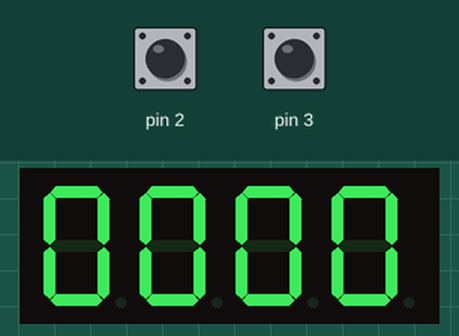
Recording of a sketch running on a simulated Arduino Uno, built with avr-gcc and run on an emulated ATmega328P. Shown: 4-digit seven-segment display. The inputs (shaded band) are chosen by the test bench; at power-on: pin 2 HIGH, pin 3 HIGH.

Above: at 1.2 s.
1.3 s: pin 2 pulled LOW for 1 s
At 3.2 s:
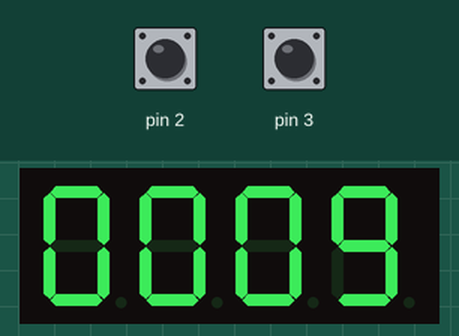
3.8 s: pin 2 pulled LOW for 0.15 s
At 4.8 s:
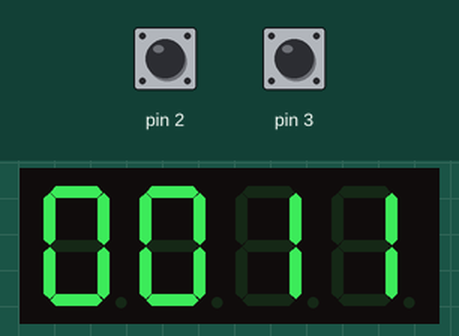
5.5 s: pin 3 pulled LOW for 3.2 s
At 5.69 s:
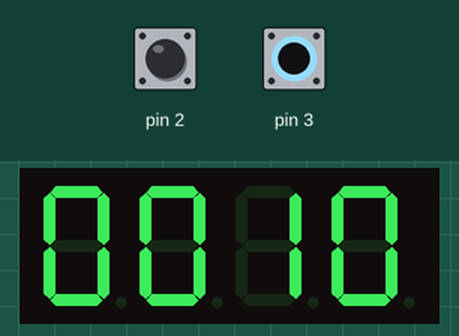
10.2 s: pin 2 driven LOW and pin 3 driven LOW
At 10.6 s:
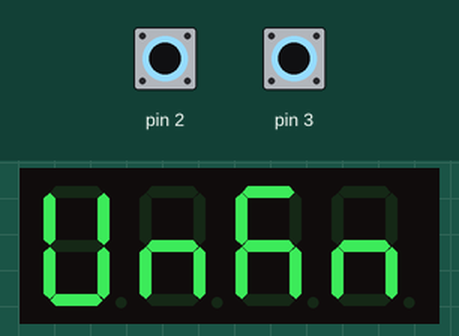
13.2 s: pin 3 driven HIGH
At 13.42 s:
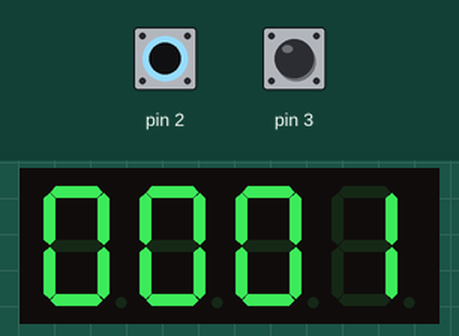
Timing chart, 0 to 16.2 s (numbered marks = the images above; inputs shaded):
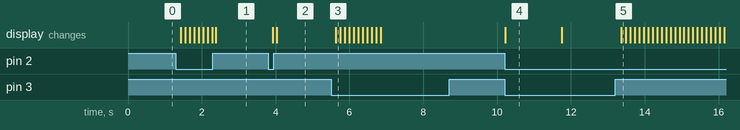

The sketch:

notStatTrakRdy.ino
```cpp
#include <Arduino.h>
#include <TM1637Display.h>

// Module connection pins (Digital Pins)
#define CLK 4
#define DIO 5

boolean point_up = true;
boolean point_down = true;
boolean dual = false;
boolean StatTrak = true;
boolean oneLoop = false;

int Current_Number=0;

TM1637Display display(CLK, DIO);

const uint8_t SEG_UNKN[] = {
  SEG_D | SEG_E | SEG_F | SEG_C | SEG_B,           // U
  SEG_E | SEG_G | SEG_C,                           // n
  SEG_E | SEG_G | SEG_C | SEG_F | SEG_A,           // K
  SEG_E | SEG_G | SEG_C                            // n
  };

const uint8_t SEG_USER[] = {
  SEG_D | SEG_E | SEG_F | SEG_C | SEG_B,           // U
  SEG_A | SEG_F | SEG_G | SEG_C | SEG_D,           // S
  SEG_A | SEG_F | SEG_G | SEG_E | SEG_D,           // E
  SEG_E | SEG_G                                    // r
  };

void setup() {
  // put your setup code here, to run once:

  //Display Brightness
  display.setBrightness(0x0f);

  display.showNumberDec(Current_Number, true);

  //POINT DOWN
  //Interrupt on digital pin D3 linked to button K1
  pinMode(3, INPUT_PULLUP);
  attachInterrupt(digitalPinToInterrupt(3), Press_PointDown,RISING);

  //POINT UP
  //Interrupt on digital pin D2 linked to button K4
  pinMode(2, INPUT_PULLUP);
  attachInterrupt(digitalPinToInterrupt(2), Press_PointUp,RISING);
}

void loop() {
  handleInput();
  displayState();

}

void displayState() {
  if (StatTrak == true){
    display.showNumberDec(Current_Number, true);
  }
  if (StatTrak == false){
    display.setSegments(SEG_UNKN);
    delay(1500);
    oneLoop = true;
    display.setSegments(SEG_USER);
    delay(1500);
  }
}

void handleInput(){

  point_down = digitalRead(3);
  point_up = digitalRead(2);
  dual = (point_down == LOW && point_up == LOW);

  if (dual){
    StatTrak = false;
    oneLoop = false;
  }
  else if (!point_up) {
    if (Current_Number == 9999) {
      //Does nothing
    }
    else {
      Current_Number++;
    }
    StatTrak = true;
    delay(100);
  }
  else if (!point_down) {
    if (Current_Number == 0) {
      //Does nothing
    }
    else {
      Current_Number--;
    }
    StatTrak = true;
    delay(100);
  }
  else {
  }
}

void Press_PointDown() {
  if (oneLoop == true) {
    StatTrak = true;
  }
}

void Press_PointUp() {
  if (oneLoop == true) {
    StatTrak = true;
  }
}
```

Measured:
- after the input at 1.3 s, the display: first changes after 0.13 s (image 1 shows a later state)
- after the input at 3.8 s, the display: first changes after 0.12 s (image 2 shows a later state)
- after the input at 5.5 s, the display: changes after 0.13 s (image 3)
- after the input at 10.2 s, the display: changes at once (image 4)
- after the input at 13.2 s, the display: changes after 0.17 s (image 5)
- what the display in image 4 shows lasts 1.5 s, from 10.2 s to 11.7 s
